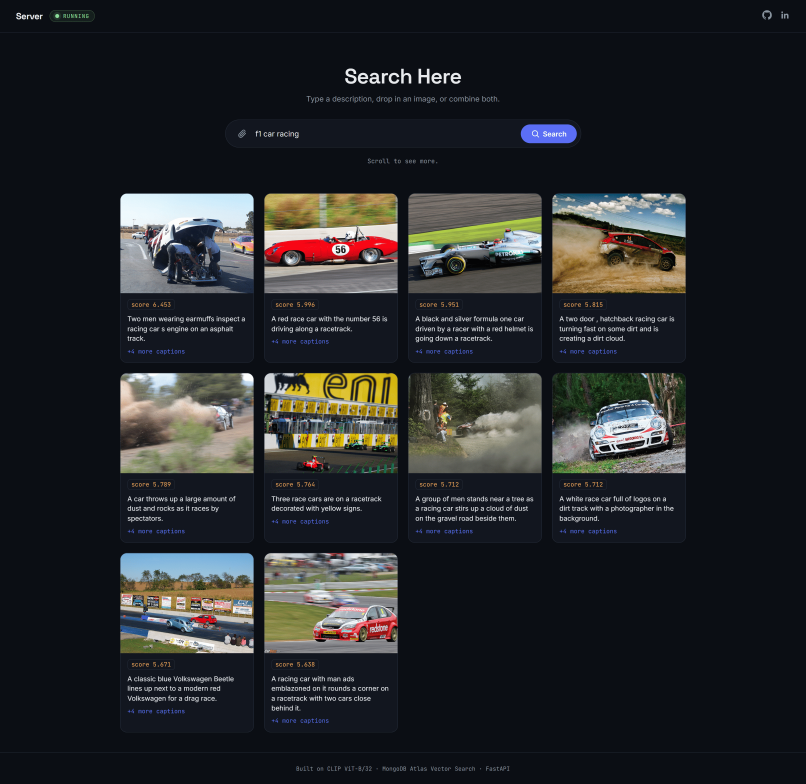
#> input picture Images/web-view/home page query.png, 3224 x 3136 px (shown at 1/4 size); its folder holds only this picture in this run
$ python -i generate_proxy_image-light-distortion.py   (imports and definitions only)
#> lines starting #> are read from the running program, lines starting #| are printed output that depends on the picture
#> further down, picture is the input picture: PIL image 3224x3136 P; mean R, G, B 38.2, 40, 42.4
"""
generate_proxy_images.py
Creates transformed versions of a sample of images for image->image robustness testing.
Ground truth mapping: proxy_<original_filename> -> original_filename
"""

import os
import random
from PIL import Image, ImageEnhance

# ---------------- CONFIG ----------------
SOURCE_DIR = r"C:\Users\HP\Downloads\flickr30k_images"
OUTPUT_DIR = r"C:\Users\HP\Downloads\flickr30k_proxy_images"
NUM_IMAGES = 200  # no of images to create proxies for
SEED = 42
# -----------------------------------------

# [2 lines not run here, left out]


def apply_random_transform(img: Image.Image) -> Image.Image:
    img = img.convert("RGB")

    # Rotation
    angle = random.uniform(-15, 15)
    img = img.rotate(angle, expand=False, fillcolor=(255, 255, 255))
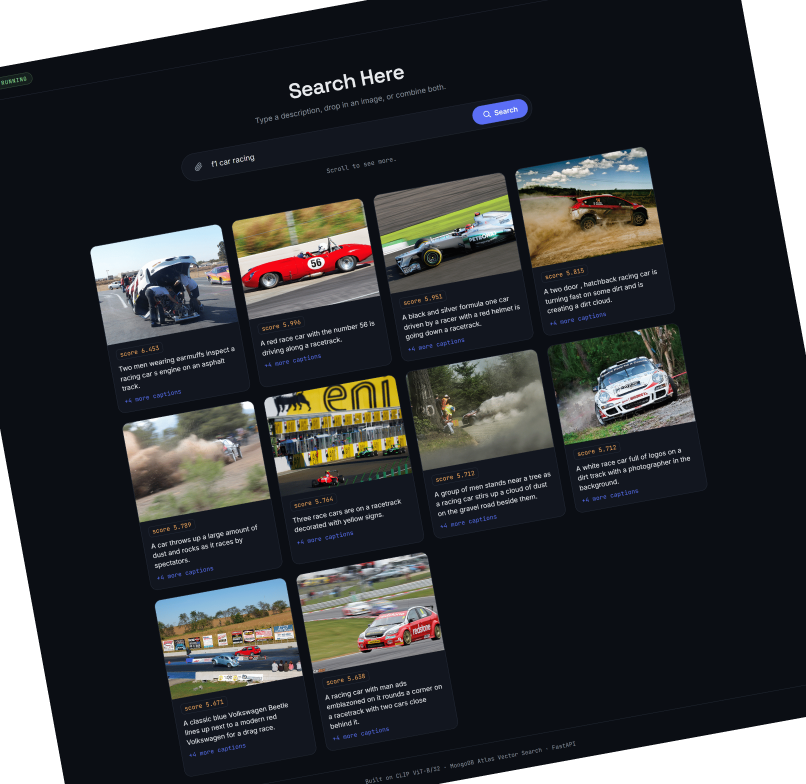
#> img: PIL image 3224x3136 RGB (shown at 1/4 size); mean R, G, B 56.5, 58.1, 60.1

    # Crop (zoom)
    w, h = img.size
#> w = 3224; h = 3136
    crop_pct = random.uniform(0.80, 0.95)
    new_w, new_h = int(w * crop_pct), int(h * crop_pct)
#> new_w = 2945; new_h = 2865
    left = random.randint(0, w - new_w)
#> left = 215
    top = random.randint(0, h - new_h)
#> top = 20
    img = img.crop((left, top, left + new_w, top + new_h))
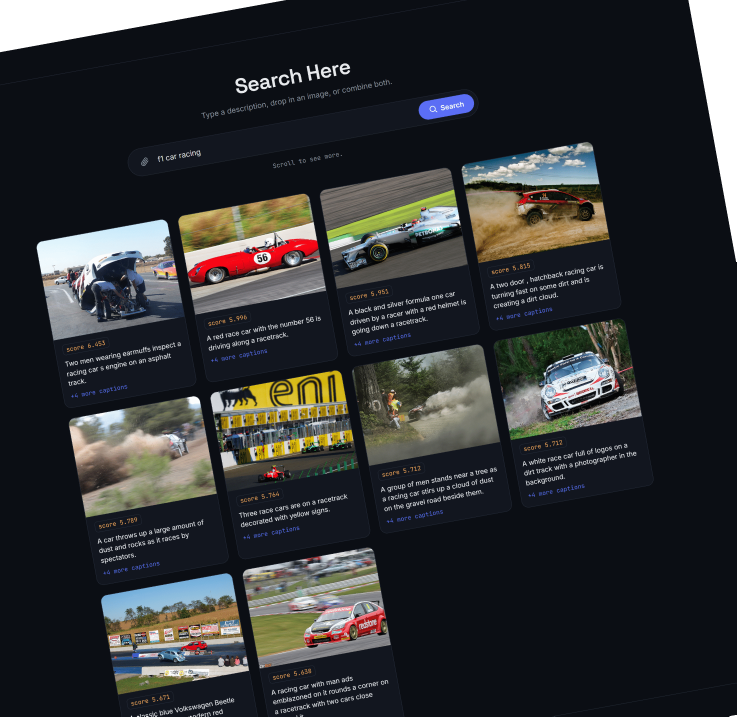
#> img: PIL image 2945x2865 RGB (shown at 1/4 size); mean R, G, B 49.6, 51, 52.5
    img = img.resize((w, h))
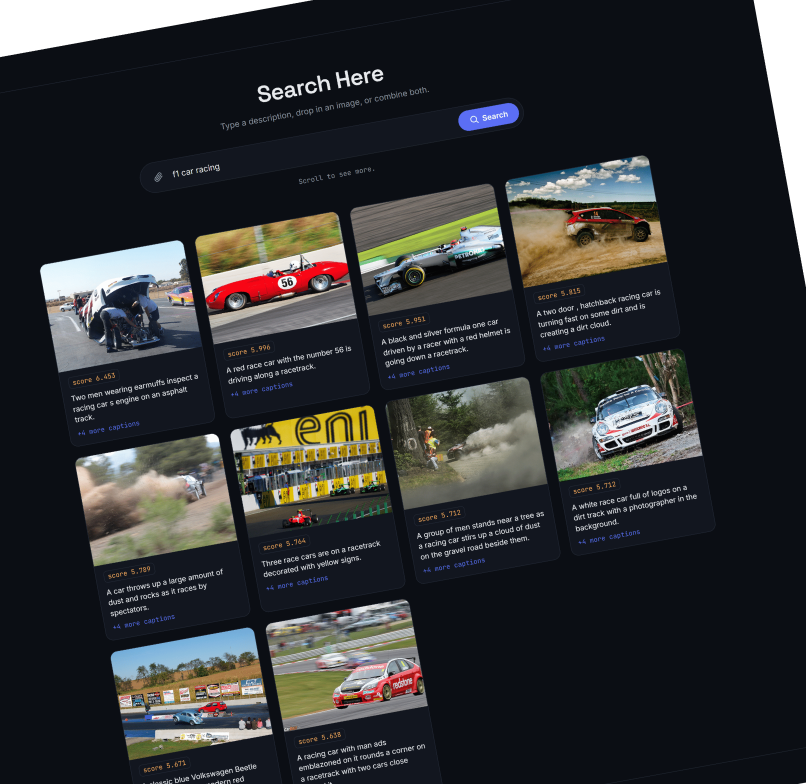
#> img: PIL image 3224x3136 RGB (shown at 1/4 size); mean R, G, B 49.6, 51, 52.5

    # Brightness
    brightness_factor = random.uniform(0.7, 1.3)
    img = ImageEnhance.Brightness(img).enhance(brightness_factor)
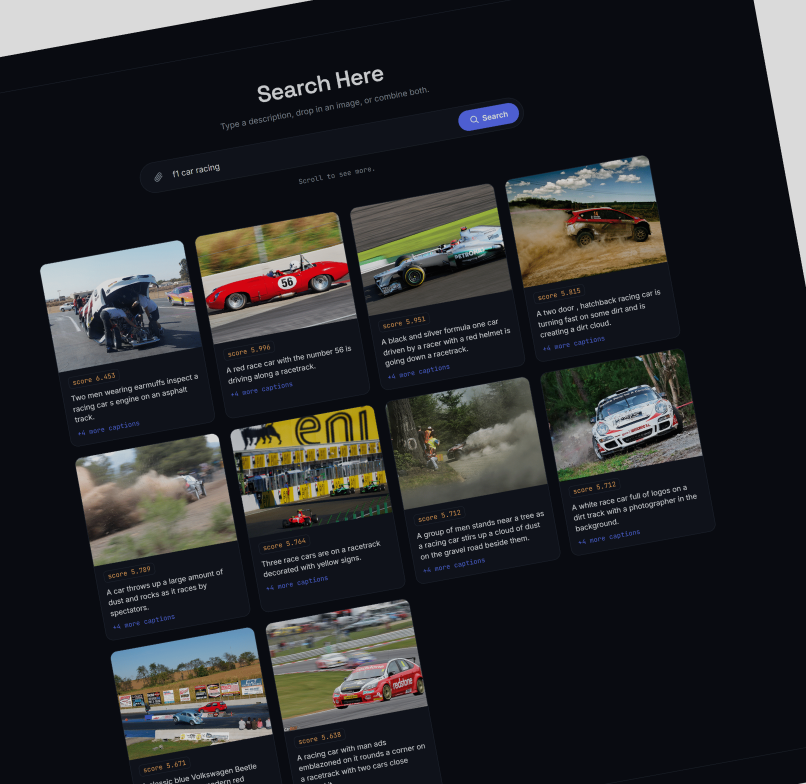
#> img: PIL image 3224x3136 RGB (shown at 1/4 size); mean R, G, B 42, 42.8, 44.6

    # Contrast
    contrast_factor = random.uniform(0.85, 1.15)
    img = ImageEnhance.Contrast(img).enhance(contrast_factor)

    return img


def main():
    all_files = [
        f for f in os.listdir(SOURCE_DIR)
        if f.lower().endswith((".jpg", ".jpeg", ".png"))
    ]
    print(f"Found {len(all_files)} source images.")

    sample = random.sample(all_files, min(NUM_IMAGES, len(all_files)))

    mapping = []
    for i, fname in enumerate(sample, start=1):
        src_path = os.path.join(SOURCE_DIR, fname)
        try:
            img = Image.open(src_path)
            proxy_img = apply_random_transform(img)

            proxy_name = f"proxy_{fname}"
            out_path = os.path.join(OUTPUT_DIR, proxy_name)
            proxy_img.save(out_path, quality=90)

            mapping.append((proxy_name, fname))
        except Exception as e:
            print(f"Skipped {fname}: {e}")

        if i % 50 == 0:
            print(f"Processed {i}/{len(sample)}")

    # Save mapping file: proxy_filename -> ground_truth_original_filename
    mapping_path = os.path.join(OUTPUT_DIR, "proxy_ground_truth.csv")
    with open(mapping_path, "w", encoding="utf-8") as f:
        f.write("proxy_filename,ground_truth_filename\n")
        for proxy_name, orig_name in mapping:
            f.write(f"{proxy_name},{orig_name}\n")

    print(f"\nDone. {len(mapping)} proxy images saved to {OUTPUT_DIR}")
    print(f"Ground truth mapping saved to {mapping_path}")


# [2 lines not run here, left out]

>>> from PIL import Image
>>> picture = Image.open('web-view/home page query.png')
>>> result = apply_random_transform(picture)
